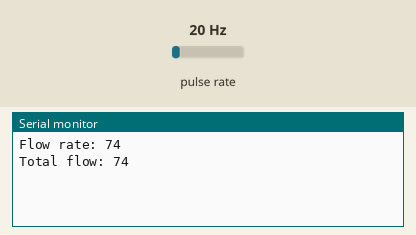
Recording of a sketch running on a simulated Arduino Uno, built with avr-gcc and run on an emulated ATmega328P. Shown: the last lines printed to the serial monitor. Wiring (inferred from the names in the program): pulse sensor: data pin 3. Inputs (shaded band) come from the test bench; at power-on: pulse rate 20 Hz.

Above: at 1.2 s.
1.3 s: pulse rate (sensor on pin 3) set to 4 Hz
At 2.6 s:
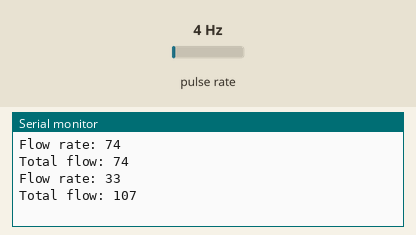
2.8 s: pulse rate (sensor on pin 3) set to 50 Hz
At 3.8 s:
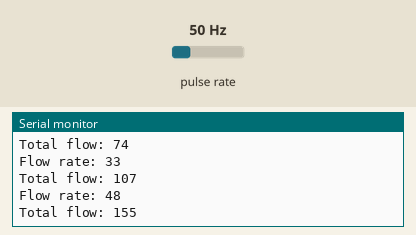
Timing chart, 0 to 5.8 s (numbered marks = the images above; inputs shaded):
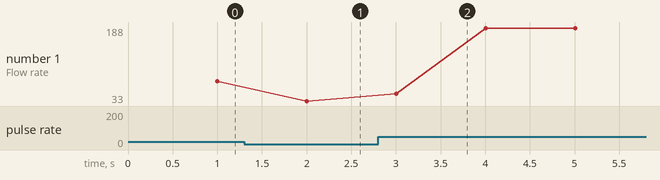

Measured:
- after the input at 1.3 s, the serial monitor: prints a new line after 0.70 s (image 1)
- after the input at 2.8 s, the serial monitor: prints a new line after 0.20 s (image 2)
- plotted number 1: 74 → 33 after the input at 1.3 s, 33 → 188 after the input at 2.8 s

The sketch:

flow.ino
```cpp
unsigned long oldTime;

byte flowInterrupt = 1;
int flowPin = 3;

volatile byte pulseCount = 0;

float flowRate = 0;
unsigned int flowMl = 0;
unsigned long totalMl = 0;

float calibrationFactor = 4.5;

void setup() {
  Serial.begin(9600);

  pinMode(flowPin, INPUT);
  digitalWrite(flowPin, HIGH);

  attachInterrupt(flowInterrupt, pulseCounter, FALLING);
}

void loop() {
  if ((millis() - oldTime) > 1000) {
    detachInterrupt(flowInterrupt);

    flowRate = ((1000.0 / (millis() - oldTime)) * pulseCount) / calibrationFactor;

    oldTime = millis();

    //convert to l/s, then to ml
    flowMl = (flowRate / 60 ) * 1000;
    totalMl += flowMl;

    Serial.print("Flow rate: "); Serial.println(flowMl);
    Serial.print("Total flow: "); Serial.println(totalMl);

    pulseCount = 0;

    attachInterrupt(flowInterrupt, pulseCounter, FALLING);
  }
}

void pulseCounter() {
  pulseCount += 1;
}
```
